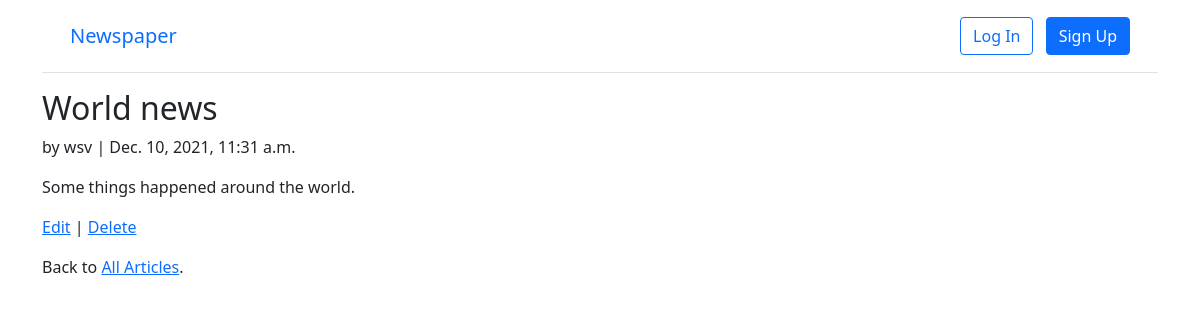
The app's page /articles/3/ with its own data.
### articles/models.py (models this page shows, shortened)
class Article(models.Model):
    title = models.CharField(max_length=255)
    body = models.TextField()
    date = models.DateTimeField(auto_now_add=True)
    author = models.ForeignKey(
        settings.AUTH_USER_MODEL,
        on_delete=models.CASCADE,
    )

### accounts/models.py (models this page shows)
class CustomUser(AbstractUser):
    age = models.PositiveIntegerField(null=True, blank=True)

### articles/views.py (the view)
# urls.py: path("<int:pk>/", ArticleDetailView.as_view(), name="article_detail"),
class ArticleDetailView(DetailView):  # new
    model = Article
    template_name = "article_detail.html"

### templates/article_detail.html
{% extends "base.html" %}
{% block content %}
<div class="article-entry">
  <h2>{{ object.title }}</h2>
  <p>by {{ object.author }} | {{ object.date }}</p>
  <p>{{ object.body }}</p>
</div>
<p><a href="{% url 'article_edit' article.pk %}">Edit</a> |
  <a href="{% url 'article_delete' article.pk %}">Delete</a></p>
<p>Back to <a href="{% url 'article_list' %}">All Articles</a>.</p>
{% endblock content %}

### records on screen
Article: title "World news", author "wsv", date "Dec. 10, 2021, 11:31 a.m.", body "Some things happened around the world."
